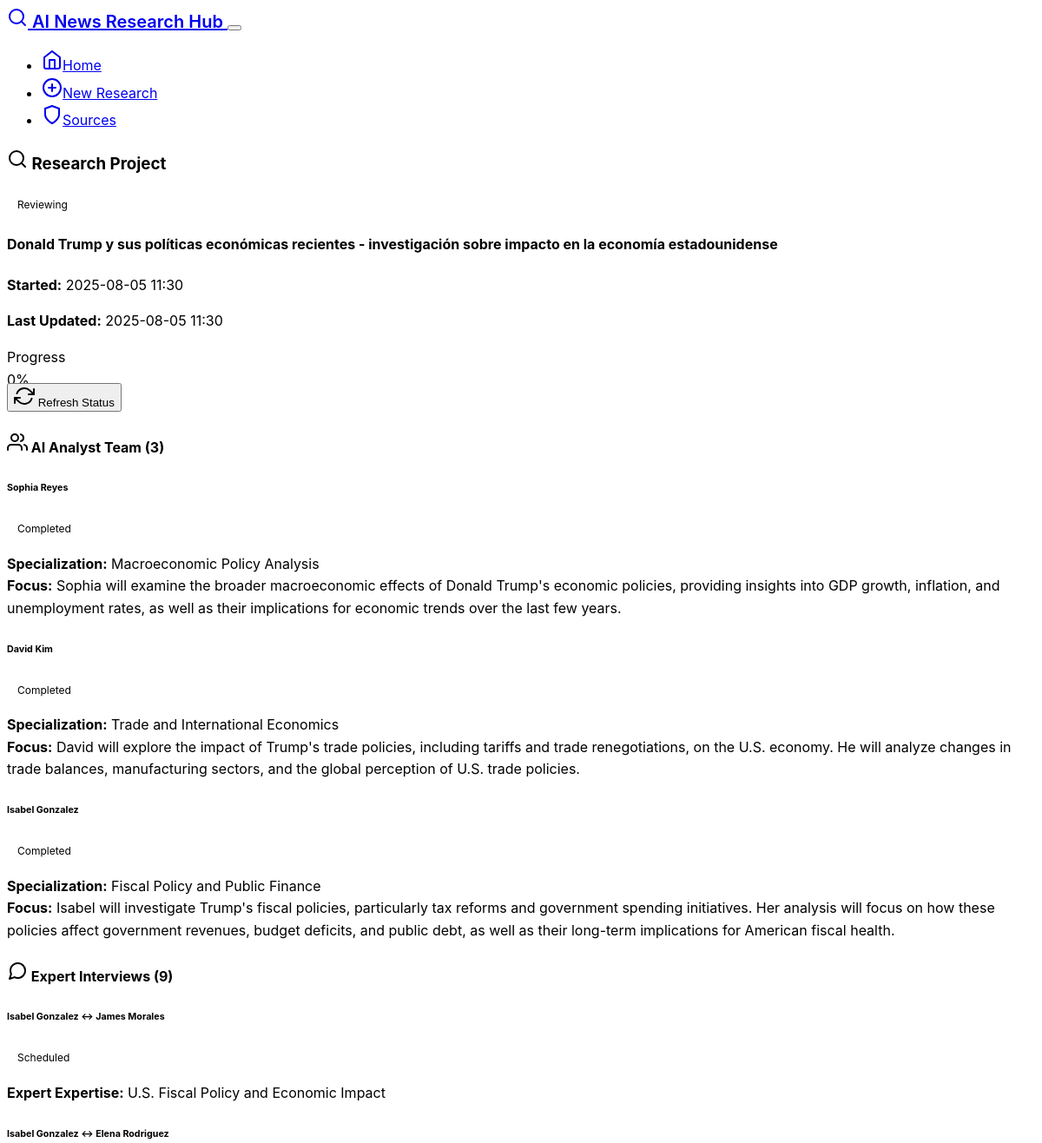
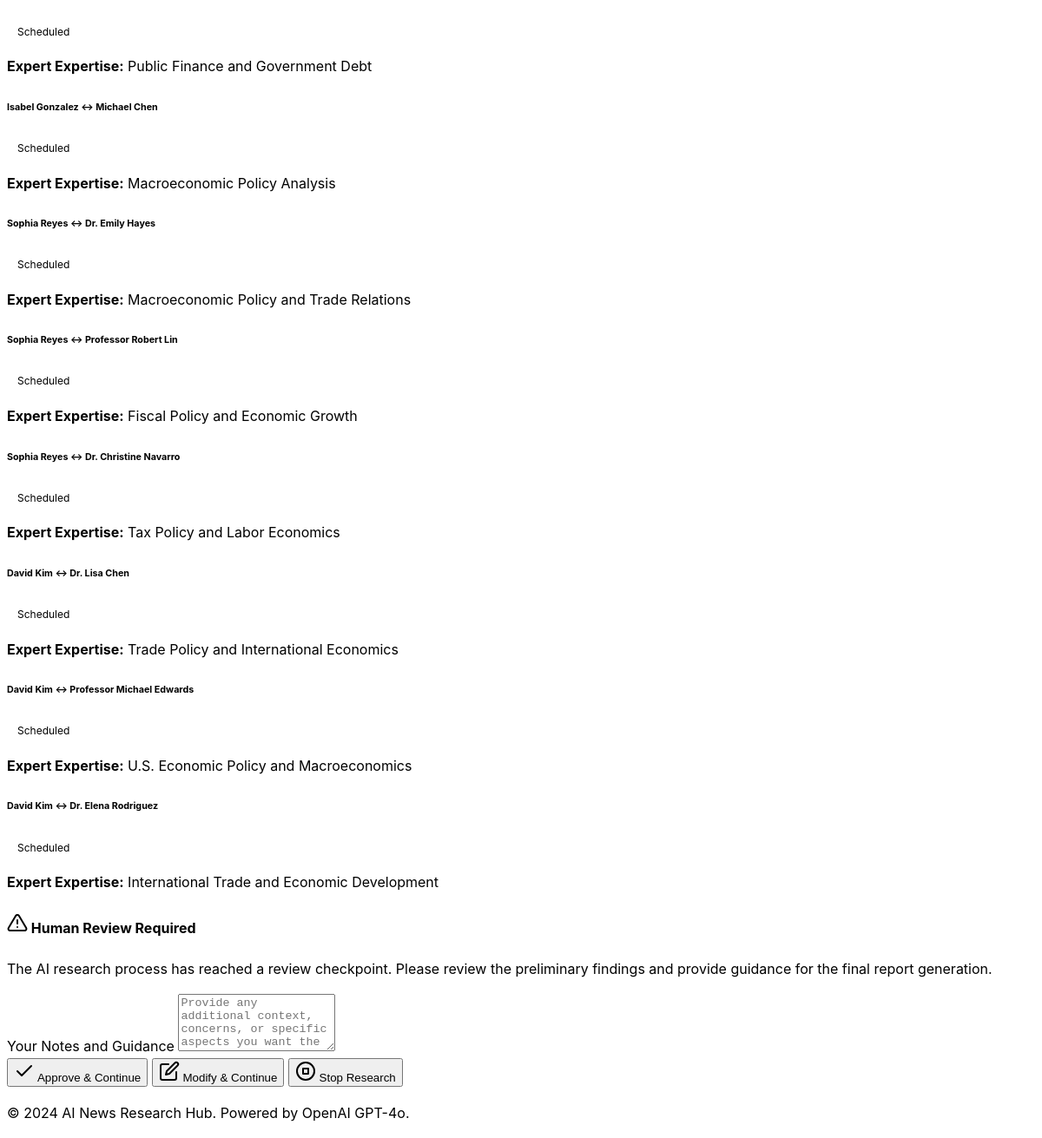
The app's page /project/3 with its own data (2 pictures, top to bottom).
### models.py (models this page shows)
class ResearchProject(db.Model):
    id = db.Column(db.Integer, primary_key=True)
    topic = db.Column(db.String(500), nullable=False)
    status = db.Column(db.String(50), default='initialized')  # initialized, analyzing, interviewing, reviewing, completed
    created_at = db.Column(db.DateTime, default=datetime.utcnow)
    updated_at = db.Column(db.DateTime, default=datetime.utcnow, onupdate=datetime.utcnow)
    final_report = db.Column(db.Text)
    human_notes = db.Column(db.Text)
    analysts = db.relationship('Analyst', backref='project', lazy=True, cascade='all, delete-orphan')
    interviews = db.relationship('Interview', backref='project', lazy=True, cascade='all, delete-orphan')

class Analyst(db.Model):
    id = db.Column(db.Integer, primary_key=True)
    project_id = db.Column(db.Integer, db.ForeignKey('research_project.id'), nullable=False)
    name = db.Column(db.String(100), nullable=False)
    specialization = db.Column(db.String(200), nullable=False)
    research_focus = db.Column(db.Text)
    status = db.Column(db.String(50), default='assigned')  # assigned, researching, interviewing, completed
    created_at = db.Column(db.DateTime, default=datetime.utcnow)

class Interview(db.Model):
    id = db.Column(db.Integer, primary_key=True)
    project_id = db.Column(db.Integer, db.ForeignKey('research_project.id'), nullable=False)
    analyst_id = db.Column(db.Integer, db.ForeignKey('analyst.id'), nullable=False)
    expert_id = db.Column(db.Integer, db.ForeignKey('expert.id'), nullable=False)
    questions = db.Column(db.Text)  # JSON string of questions
    responses = db.Column(db.Text)  # JSON string of responses
    insights = db.Column(db.Text)
    credibility_assessment = db.Column(db.Text)
    fake_news_flags = db.Column(db.Text)  # JSON string of potential fake news indicators
    status = db.Column(db.String(50), default='scheduled')  # scheduled, in_progress, completed, reviewed
    created_at = db.Column(db.DateTime, default=datetime.utcnow)
    completed_at = db.Column(db.DateTime)
    analyst = db.relationship('Analyst', backref='interviews')

class Expert(db.Model):
    id = db.Column(db.Integer, primary_key=True)
    name = db.Column(db.String(100), nullable=False)
    expertise_area = db.Column(db.String(200), nullable=False)
    background = db.Column(db.Text)
    credibility_score = db.Column(db.Float, default=0.8)
    interviews = db.relationship('Interview', backref='expert', lazy=True)

### routes.py (the view)
@app.route('/project/<int:project_id>')
def project_status(project_id):
    project = ResearchProject.query.get_or_404(project_id)
    analysts = Analyst.query.filter_by(project_id=project_id).all()
    interviews = Interview.query.filter_by(project_id=project_id).all()
    total_interviews = len(interviews)
    completed_interviews = len([i for i in interviews if i.status == 'completed'])
    progress = (completed_interviews / total_interviews * 100) if total_interviews > 0 else 0
    return render_template('research.html',
                         project=project,
                         analysts=analysts,
                         interviews=interviews,
                         progress=progress)

### templates/research.html (shortened to what this page needs)
{% extends "base.html" %}
{% block content %}
{% if not project %}
<div class="row">
    <div class="col-lg-8 mx-auto">
        <div class="card">
            <div class="card-header">
                <h3 class="mb-0">
                    <i data-feather="search" class="me-2"></i>
                    Start New Research Project
                </h3>
            </div>
            <div class="card-body">
                <form method="POST">
                    <div class="mb-4">
                        <label for="topic" class="form-label">Research Topic</label>
                        <textarea class="form-control form-control-lg"
                                  id="topic"
                                  name="topic"
                                  rows="3"
                                  placeholder="Enter the topic you want to research (e.g., 'Climate change impacts on agriculture', 'Latest developments in AI safety', 'COVID-19 vaccine effectiveness')"
                                  required></textarea>
                        <div class="form-text">
                            Be specific about what you want to investigate. The AI analysts will be specialized based on your topic.
                        </div>
                    </div>
                    <div class="d-grid">
                        <button type="submit" class="btn btn-primary btn-lg">
                            <i data-feather="play" class="me-2"></i>
                            Start Research
                        </button>
                    </div>
                </form>
            </div>
        </div>
        <div class="mt-5">
            <h4 class="mb-3">
                <i data-feather="info" class="me-2"></i>
                What Happens Next?
            </h4>
            <div class="list-group">
                <div class="list-group-item">
                    <div class="d-flex w-100 justify-content-between align-items-center">
                        <div>
                            <h6 class="mb-1">
                                <i data-feather="users" class="me-2 text-primary"></i>
                                AI Analyst Team Generation
                            </h6>
                            <p class="mb-1">Specialized AI analysts will be created based on your topic</p>
                        </div>
                    </div>
                </div>
                <div class="list-group-item">
                    <div class="d-flex w-100 justify-content-between align-items-center">
                        <div>
                            <h6 class="mb-1">
                                <i data-feather="message-square" class="me-2 text-primary"></i>
                                Expert Interview Process
                            </h6>
                            <p class="mb-1">Each analyst will interview relevant AI experts in parallel</p>
                        </div>
                    </div>
                </div>
                <div class="list-group-item">
                    <div class="d-flex w-100 justify-content-between align-items-center">
                        <div>
                            <h6 class="mb-1">
                                <i data-feather="eye" class="me-2 text-warning"></i>
                                Human Review Checkpoint
                            </h6>
                            <p class="mb-1">You'll have the opportunity to review and refine the process</p>
                        </div>
                    </div>
                </div>
                <div class="list-group-item">
                    <div class="d-flex w-100 justify-content-between align-items-center">
                        <div>
                            <h6 class="mb-1">
                                <i data-feather="file-text" class="me-2 text-success"></i>
                                Final Report Generation
                            </h6>
                            <p class="mb-1">AI Technical Writer compiles all insights into a comprehensive report</p>
                        </div>
                    </div>
                </div>
            </div>
        </div>
    </div>
</div>
{% else %}
<div class="row">
    <div class="col-12">
        <div class="card mb-4">
            <div class="card-header">
                <div class="d-flex justify-content-between align-items-center">
                    <h3 class="mb-0">
                        <i data-feather="search" class="me-2"></i>
                        Research Project
                    </h3>
                    <span class="badge fs-6
                        {% if project.status == 'completed' %}bg-success
                        {% elif project.status == 'error' %}bg-danger
                        {% elif project.status == 'reviewing' %}bg-warning
                        {% else %}bg-info{% endif %}">
                        {{ project.status.title() }}
                    </span>
                </div>
            </div>
            <div class="card-body">
                <h4 class="mb-3">{{ project.topic }}</h4>
                <div class="row">
                    <div class="col-md-6">
                        <p><strong>Started:</strong> {{ project.created_at.strftime('%Y-%m-%d %H:%M') }}</p>
                        <p><strong>Last Updated:</strong> {{ project.updated_at.strftime('%Y-%m-%d %H:%M') }}</p>
                    </div>
                    <div class="col-md-6">
                        {% if progress is defined %}
                        <div class="mb-3">
                            <label class="form-label">Progress</label>
                            <div class="progress">
                                <div class="progress-bar" style="width: {{ progress }}%">{{ "%.0f"|format(progress) }}%</div>
                            </div>
                        </div>
                        {% endif %}
                    </div>
                </div>
                <div class="mt-3">
                    <button type="button"
                            class="btn btn-outline-secondary"
                            onclick="refreshStatus()">
                        <i data-feather="refresh-cw" class="me-2"></i>
                        Refresh Status
                    </button>
                </div>
            </div>
        </div>
        {% if analysts %}
        <div class="card mb-4">
            <div class="card-header">
                <h4 class="mb-0">
                    <i data-feather="users" class="me-2"></i>
                    AI Analyst Team ({{ analysts|length }})
                </h4>
            </div>
            <div class="card-body">
                <div class="row">
                    {% for analyst in analysts %}
                    <div class="col-md-6 mb-3">
                        <div class="card">
                            <div class="card-body">
                                <div class="d-flex justify-content-between align-items-center mb-2">
                                    <h6 class="card-title mb-0">{{ analyst.name }}</h6>
                                    <span class="badge
                                        {% if analyst.status == 'completed' %}bg-success
                                        {% elif analyst.status == 'interviewing' %}bg-info
                                        {% else %}bg-secondary{% endif %}">
                                        {{ analyst.status.title() }}
                                    </span>
                                </div>
                                <p class="card-text">
                                    <strong>Specialization:</strong> {{ analyst.specialization }}<br>
                                    <strong>Focus:</strong> {{ analyst.research_focus }}
                                </p>
                            </div>
                        </div>
                    </div>
                    {% endfor %}
                </div>
            </div>
        </div>
        {% endif %}
        {% if interviews %}
        <div class="card mb-4">
            <div class="card-header">
                <h4 class="mb-0">
                    <i data-feather="message-circle" class="me-2"></i>
                    Expert Interviews ({{ interviews|length }})
                </h4>
            </div>
            <div class="card-body">
                <div class="row">
                    {% for interview in interviews %}
                    <div class="col-md-6 mb-3">
                        <div class="card">
                            <div class="card-body">
                                <div class="d-flex justify-content-between align-items-center mb-2">
                                    <h6 class="card-title mb-0">
                                        {{ interview.analyst.name }} ↔ {{ interview.expert.name }}
                                    </h6>
                                    <span class="badge
                                        {% if interview.status == 'completed' %}bg-success
                                        {% elif interview.status == 'in_progress' %}bg-info
                                        {% elif interview.status == 'error' %}bg-danger
                                        {% else %}bg-secondary{% endif %}">
                                        {{ interview.status.replace('_', ' ').title() }}
                                    </span>
                                </div>
                                <p class="card-text">
                                    <strong>Expert Expertise:</strong> {{ interview.expert.expertise_area }}<br>
                                </p>
                            </div>
                        </div>
                    </div>
                    {% endfor %}
                </div>
            </div>
        </div>
        {% endif %}
        {% if project.status == 'reviewing' %}
        <div class="card mb-4 border-warning">
            <div class="card-header bg-warning">
                <h4 class="mb-0 text-dark">
                    <i data-feather="alert-triangle" class="me-2"></i>
                    Human Review Required
                </h4>
            </div>
            <div class="card-body">
                <p class="mb-3">
                    The AI research process has reached a review checkpoint. Please review the preliminary findings
                    and provide guidance for the final report generation.
                </p>
                <form method="POST" action="{{ url_for('human_intervention', project_id=project.id) }}">
                    <div class="mb-3">
                        <label for="notes" class="form-label">Your Notes and Guidance</label>
                        <textarea class="form-control"
                                  id="notes"
                                  name="notes"
                                  rows="4"
                                  placeholder="Provide any additional context, concerns, or specific aspects you want the AI to focus on in the final report...">{{ project.human_notes or '' }}</textarea>
                    </div>
                    <div class="d-flex gap-2 flex-wrap">
                        <button type="submit" name="action" value="approve" class="btn btn-success">
                            <i data-feather="check" class="me-2"></i>
                            Approve & Continue
                        </button>
                        <button type="submit" name="action" value="modify" class="btn btn-warning">
                            <i data-feather="edit" class="me-2"></i>
                            Modify & Continue
                        </button>
                        <button type="submit" name="action" value="stop" class="btn btn-danger">
                            <i data-feather="stop-circle" class="me-2"></i>
                            Stop Research
                        </button>
                    </div>
                </form>
            </div>
        </div>
        {% endif %}
    </div>
</div>
{% endif %}
{% endblock %}

### static/css/style.css (style rules this page uses)
:root { --research-primary: #0066cc; --research-success: #28a745; --research-warning: #ffc107; --research-danger: #dc3545; --research-info: #17a2b8; }
body { font-family: -apple-system, BlinkMacSystemFont, 'Segoe UI', 'Roboto', 'Helvetica Neue', Arial, sans-serif; line-height: 1.6; }
.card { transition: transform 0.2s ease-in-out, box-shadow 0.2s ease-in-out; border-radius: 0.5rem; }
.progress { height: 1rem; }
.badge { font-size: 0.75rem; padding: 0.5rem 0.75rem; }
[data-bs-theme="dark"] .card { background-color: var(--bs-gray-800); }

### records on screen
ResearchProject: status "Reviewing", topic "Donald Trump y sus políticas económicas recientes - investigación sobre impacto en la economía estadounidense", created_at "2025-08-05 11:30", updated_at "2025-08-05 11:30"
Analyst: name "Sophia Reyes", status "Completed", specialization "Macroeconomic Policy Analysis", research_focus "Sophia will examine the broader macroeconomic effects of Donald Trump's economic policies, providing insights into GDP growth, inflation, and unemployment rates, as well as their implications for economic trends over the last few years."
Analyst: name "David Kim", status "Completed", specialization "Trade and International Economics", research_focus "David will explore the impact of Trump's trade policies, including tariffs and trade renegotiations, on the U.S. economy. He will analyze changes in trade balances, manufacturing sectors, and the global perception of U.S. trade policies."
Analyst: name "Isabel Gonzalez", status "Completed", specialization "Fiscal Policy and Public Finance", research_focus "Isabel will investigate Trump's fiscal policies, particularly tax reforms and government spending initiatives. Her analysis will focus on how these policies affect government revenues, budget deficits, and public debt, as well as their long-term implications for American fiscal health."
Interview: analyst.name "Isabel Gonzalez", expert.name "James Morales", status.replace "Scheduled", expert.expertise_area "U.S. Fiscal Policy and Economic Impact"
Interview: analyst.name "Isabel Gonzalez", expert.name "Elena Rodriguez", status.replace "Scheduled", expert.expertise_area "Public Finance and Government Debt"
Interview: analyst.name "Isabel Gonzalez", expert.name "Michael Chen", status.replace "Scheduled", expert.expertise_area "Macroeconomic Policy Analysis"
Interview: analyst.name "Sophia Reyes", expert.name "Dr. Emily Hayes", status.replace "Scheduled", expert.expertise_area "Macroeconomic Policy and Trade Relations"
Interview: analyst.name "Sophia Reyes", expert.name "Professor Robert Lin", status.replace "Scheduled", expert.expertise_area "Fiscal Policy and Economic Growth"
Interview: analyst.name "Sophia Reyes", expert.name "Dr. Christine Navarro", status.replace "Scheduled", expert.expertise_area "Tax Policy and Labor Economics"
Interview: analyst.name "David Kim", expert.name "Dr. Lisa Chen", status.replace "Scheduled", expert.expertise_area "Trade Policy and International Economics"
Interview: analyst.name "David Kim", expert.name "Professor Michael Edwards", status.replace "Scheduled", expert.expertise_area "U.S. Economic Policy and Macroeconomics"
Interview: analyst.name "David Kim", expert.name "Dr. Elena Rodriguez", status.replace "Scheduled", expert.expertise_area "International Trade and Economic Development"

### other values on screen
{{ "%.0f"|format(progress) }} "0"
{{ analysts|length }} "3"
{{ interviews|length }} "9"
